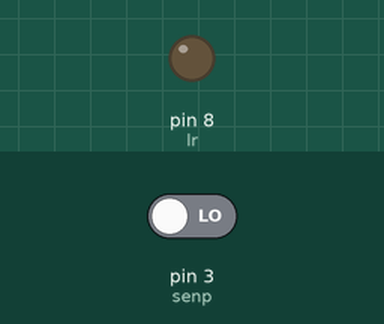
Simulated run of this sketch. Board: Arduino Uno, built with avr-gcc and run on an emulated ATmega328P. Parts: output pins drawn as LEDs (lit = HIGH). The test bench sets the inputs (shaded band); at power-on: pin 3 (senp) LOW. What the sketch prints to the serial monitor is not drawn.

Above: at 1.2 s.
1.3 s: pin 3 (senp) driven HIGH
At 2.4 s:
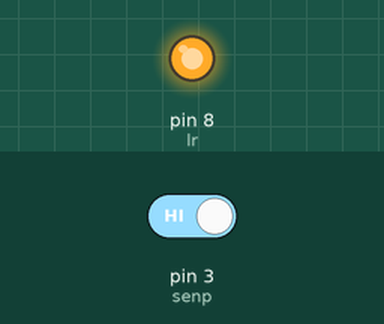
2.8 s: pin 3 (senp) driven LOW
At 3.6 s:
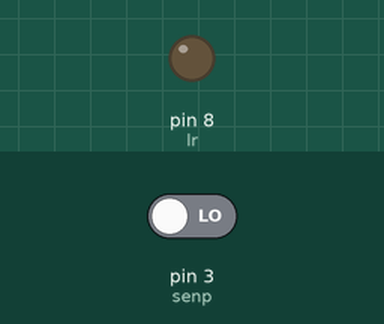
Timing chart, 0 to 5.8 s (numbered marks = the images above; inputs shaded):
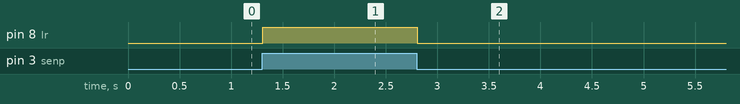

Measured:
- after the input at 1.3 s, pin 8 (lr): LOW → HIGH at once
- after the input at 2.8 s, pin 8 (lr): HIGH → LOW at once

The sketch:

Dancing_LED.ino
```cpp
int senp = 3;
int lr = 8;
int ly = 9;
int lb = 10;
int val;
void setup() {
  // put your setup code here, to run once:
Serial.begin(9600);
pinMode(senp, INPUT);
pinMode(lr, OUTPUT);
}

void loop() {
  // put your main code here, to run repeatedly:
val = digitalRead(senp);
Serial.println(val);
if(val == 1){
  digitalWrite(lr, HIGH);
}
else {
    digitalWrite(lr, LOW);

}
}
```
